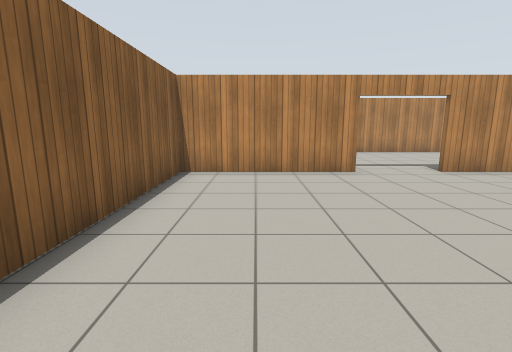
view 1 (above)

18 first-person views from a walk through a Gazebo world. The camera is 1.2 m above the floor, tilts 10° down and sees 85° across. The floor is counted in squares, 1 m on a side. Each view is taken from the middle of a square. On the plan, view 1 faces up. The plan holds only what a view shows up to about 12 squares ahead; the rest is blank. Gazebo's built-in surfaces are drawn with simple patterns.

view 2
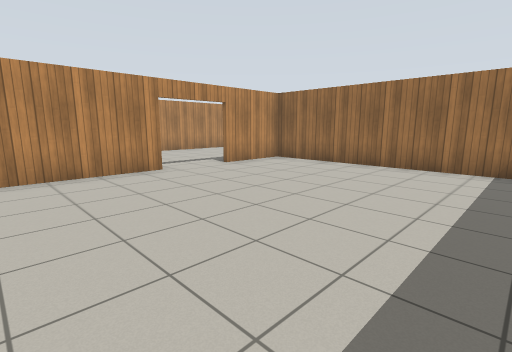

view 3
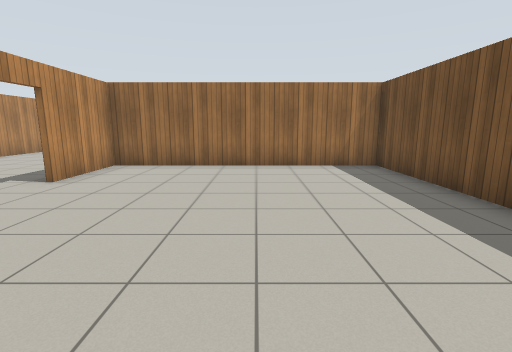

view 4
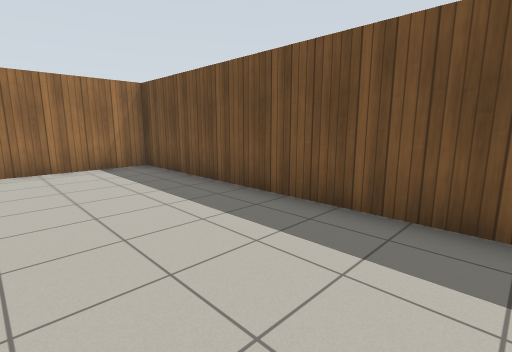

view 5
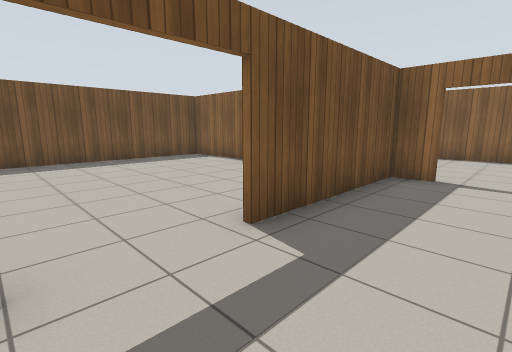

view 6
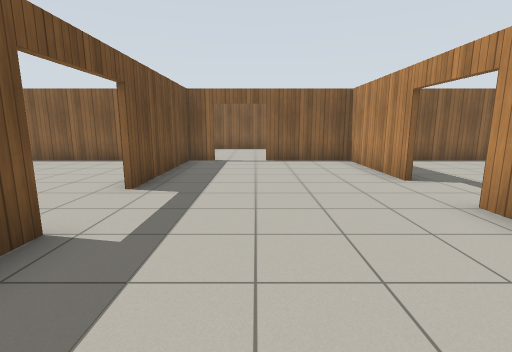

view 7
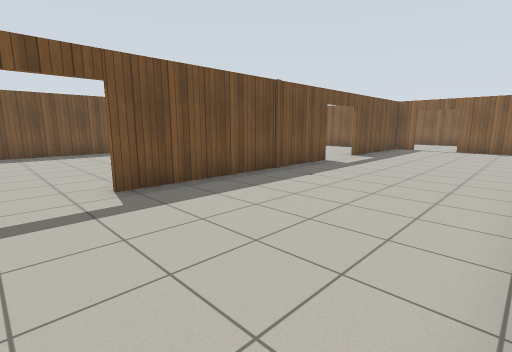

view 8
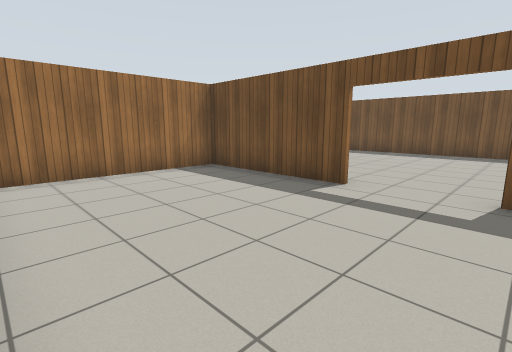

view 9
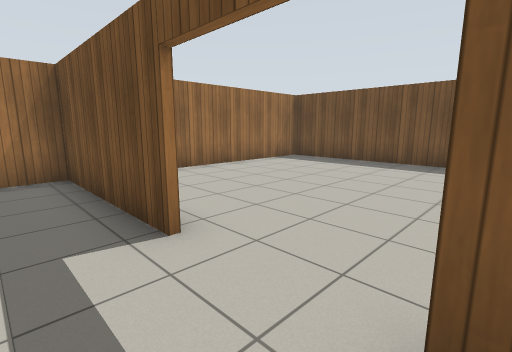

view 10
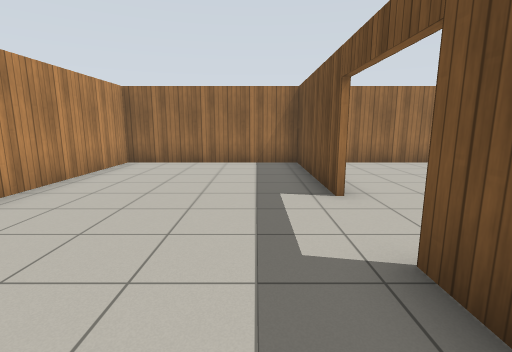

view 11
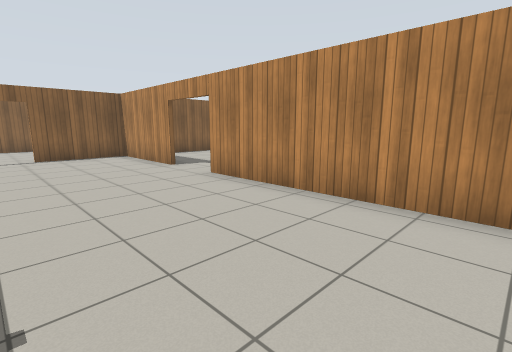

view 12
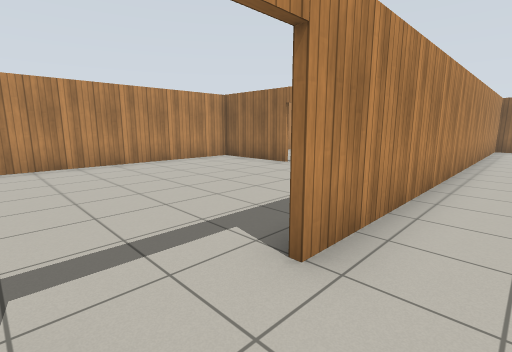

view 13
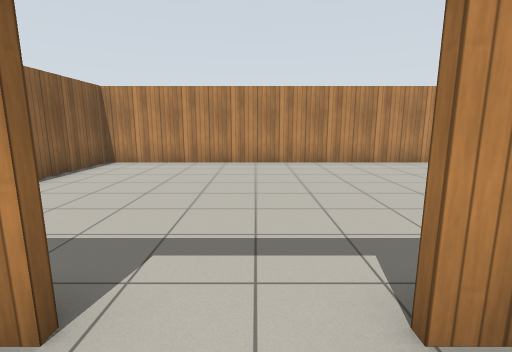

view 14
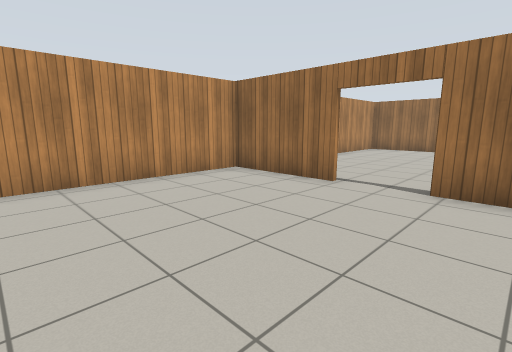

view 15
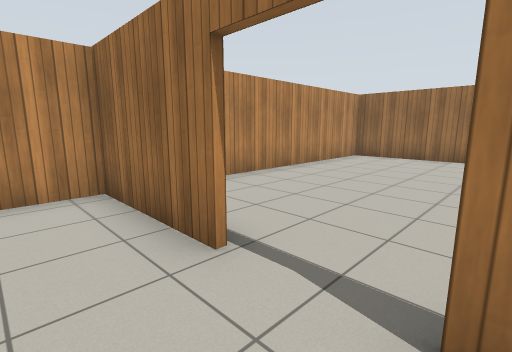

view 16
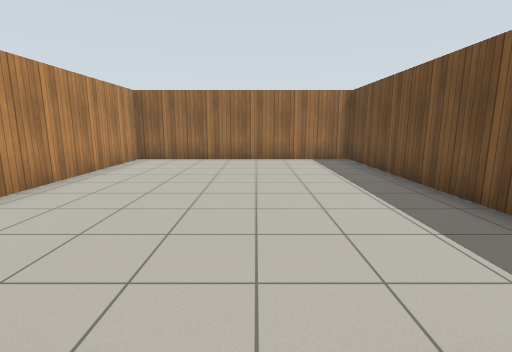

view 17
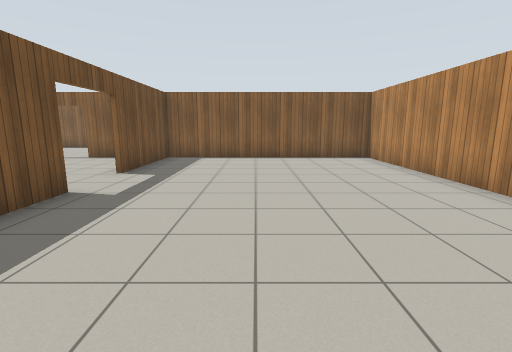

view 18
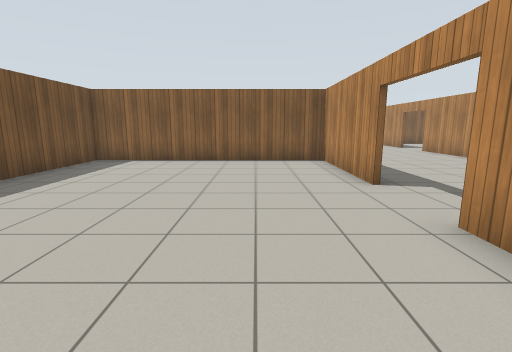

### Floor plan
Points are (right, up) in squares from view 1. A wall is a line through its corners. A room is listed if a view was taken in it or the views show most of it. See-through windows are left out.
Room 1 (views 1, 2, 3, 4)
walls: (2.7, 7.4) (-2.1, 7.4); (-1.6, -0.8) (7.9, -0.8); (7.7, -0.9) (7.7, 7.5); (8, 7.4) (5, 7.4); (-2, 8.6) (-2, -0.4)
ways out: open door at (4, 7.5) to room 2
Room 2 (views 5, 6, 7, 8, 9, 10, 11, 12, 13)
walls: (5, 7.6) (12.4, 7.6); (14.7, 7.6) (19.4, 7.6) (19.4, 14); (1.9, 13.4) (-2, 13.4) (-2, 10.4); (19.5, 13.4) (3.9, 13.4); (-2.1, 7.6) (2.7, 7.6)
ways out: open door at (4, 7.5) to room 1; open door at (3, 13.2) to room 3; open door at (13.5, 7.5) to room 4; open door at (-2, 9.5)
Room 3 (views 14, 15, 16, 17)
walls: (3.9, 13.5) (5.4, 13.5); (9.6, 18) (9.6, 21.4) (-2, 21.4) (-2, 13.5) (1.9, 13.5); (9.6, 15.1) (9.6, 16.3)
ways out: open door at (3, 13.2) to room 2; open door at (10, 17.5) to room 5
Room 4 (view 18)
walls: (15.5, 7.4) (14.7, 7.4); (12.4, 7.4) (8, 7.4); (7.9, -0.8) (19.4, -0.8) (19.4, 6); (7.8, 7.8) (7.8, -0.9)
ways out: open door at (13.5, 7.5) to room 2
Room 5 (no view inside)
walls: (12.6, 13.5) (19.5, 13.5); (19.4, 14) (19.4, 21.4) (12.3, 21.4)
ways out: open door at (10, 17.5) to room 3

Where each view was taken, in squares from view 1:
view 1: 0 up, 0 right, facing up
view 2: 0 up, 1 left, facing up-right
view 3: 3 up, 1 left, facing right
view 4: 3 up, 1 left, facing down-right
view 5: 10 up, 5 right, facing down-left
view 6: 10 up, 8 right, facing left
view 7: 13 up, 14 right, facing down-left
view 8: 13 up, 12 right, facing down-right
view 9: 9 up, 12 right, facing down-right
view 10: 9 up, 10 right, facing right
view 11: 9 up, 10 right, facing up-left
view 12: 12 up, 2 right, facing up-right
view 13: 12 up, 3 right, facing up
view 14: 15 up, 4 right, facing up-right
view 15: 16 up, 8 right, facing up-right
view 16: 17 up, 9 right, facing right
view 17: 17 up, 9 right, facing left
view 18: 5 up, 18 right, facing left
